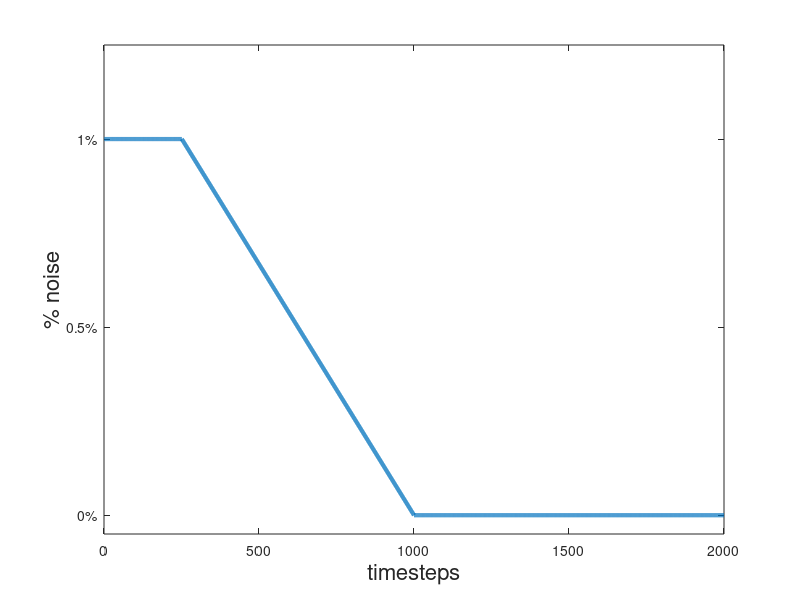
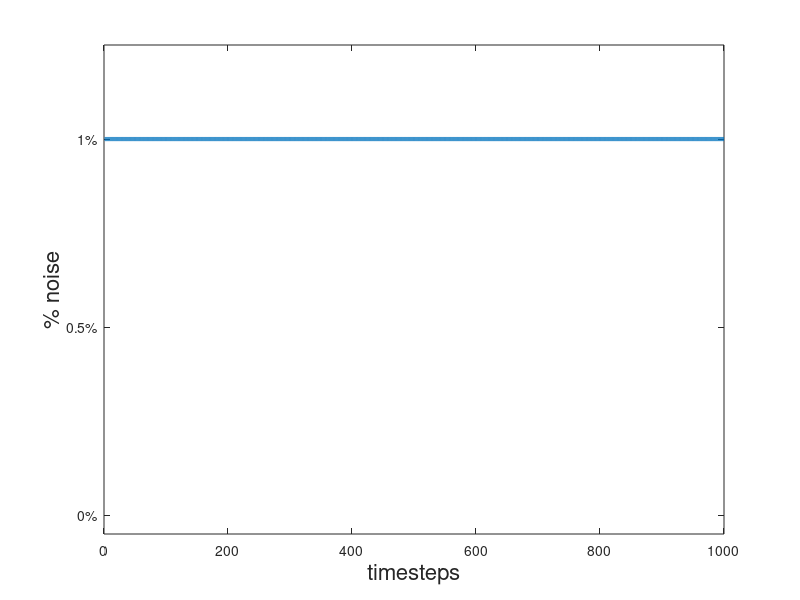

Here is the MATLAB script that generated these plots, in order:
% Decreasing noise over development
figure('position', [360   227   289   250]); set(gca, 'fontSize', 14);
plot(1:2000, [0.01*ones(1,250) 0.01*linspace(1,0,750) zeros(1,1000)], 'LineWidth', 3);
set(gca, 'ylim', [-0.0005 0.0125], 'ytick', [0 0.005 0.01], 'yticklabel', {'0%', '0.5%', '1%'});
xlabel('timesteps', 'FontSize', 16);
ylabel('% noise', 'FontSize', 16);

% Constant noise
figure('position', [360   227   289   250]); set(gca, 'fontSize', 14);
plot(1:1000, [0.01*ones(1,1000)], 'LineWidth', 3);
set(gca, 'ylim', [-0.0005 0.0125], 'ytick', [0 0.005 0.01], 'yticklabel', {'0%', '0.5%', '1%'});
xlabel('timesteps', 'FontSize', 16);
ylabel('% noise', 'FontSize', 16);

